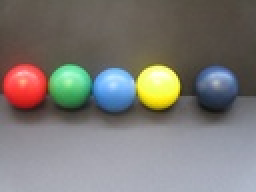
%> input picture TEST_IMAGES/BALLS_FIVE_7537_shrunk.jpg, 128 x 96 px, shrunk from 1030 x 773 before the run (shown 2 times larger)
$ octave --eval "HW06_part1_Changing_K_only('TEST_IMAGES/BALLS_FIVE_7537_shrunk.jpg');"   (GNU Octave 9; MATLAB toolbox functions it lacks are replaced by stand-ins)
%> lines starting %> are read from the running program, lines starting %| are printed output that depends on the picture
function HW06_part1_Changing_K_only(im_in)
%> called with im_in = 'TEST_IMAGES/BALLS_FIVE_7537_shrunk.jpg'
    %% In this function, we try every fifth K between 5 and 255.
    image_rgb = imread(im_in);
%> image_rgb is the input picture: size 96x128x3 uint8; mean R, G, B 124.3, 121.1, 116.6

    for K = 5:5:255
        indexed_image = rgb2ind(image_rgb, K, 'nodither');
        imshow(indexed_image), title(['K = ', num2str(K)]);
        pause(1);
    end
%> this loop made 51 passes
%> pass 1, in HW06_part1_Changing_K_only, `indexed_image = rgb2ind(image_rgb, K, 'nodither');`:
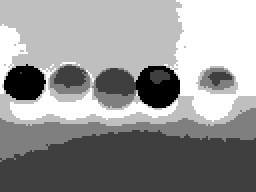
%> indexed_image: size 96x128 uint8 (shown 2 times larger); min 0, max 4, mean 2.33; drawn with min black and max white
%> pass 2, in HW06_part1_Changing_K_only, `indexed_image = rgb2ind(image_rgb, K, 'nodither');`:
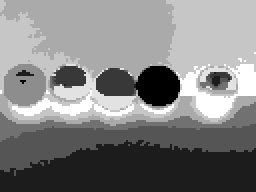
%> indexed_image: size 96x128 uint8 (shown 2 times larger); min 0, max 9, mean 4.59; drawn with min black and max white
%> pass 3, in HW06_part1_Changing_K_only, `indexed_image = rgb2ind(image_rgb, K, 'nodither');`:
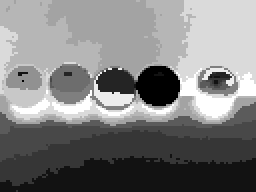
%> indexed_image: size 96x128 uint8 (shown 2 times larger); min 0, max 14, mean 6.99; drawn with min black and max white
end

$ run again, on TEST_IMAGES/BALLS_FOUR_5244_shrunk.jpg
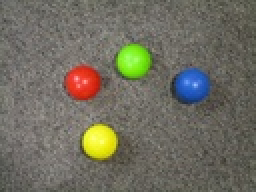
%> input picture TEST_IMAGES/BALLS_FOUR_5244_shrunk.jpg, 128 x 96 px, shrunk from 512 x 384 before the run (shown 2 times larger)
%> in HW06_part1_Changing_K_only, image_rgb is the input picture: size 96x128x3 uint8; mean R, G, B 111.4, 108.8, 95.9
%> the loop in HW06_part1_Changing_K_only, `for K = 5:5:255` made 51 passes
%> pass 1, in HW06_part1_Changing_K_only, `indexed_image = rgb2ind(image_rgb, K, 'nodither');`:
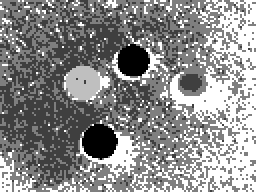
%> indexed_image: size 96x128 uint8 (shown 2 times larger); min 0, max 4, mean 2.2; drawn with min black and max white
%> pass 3, in HW06_part1_Changing_K_only, `indexed_image = rgb2ind(image_rgb, K, 'nodither');`:
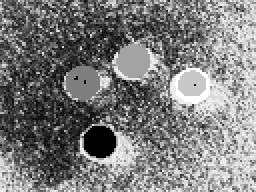
%> indexed_image: size 96x128 uint8 (shown 2 times larger); min 0, max 14, mean 6.82; drawn with min black and max white
